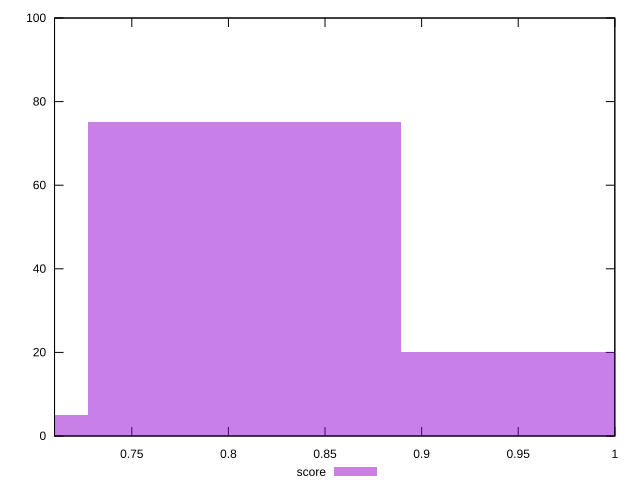

Write the gnuplot code that produced this figure.
reset

$score <<EOF
0.8082830723734198 75
0.9699396868481038 20
0.6466264578987359 5
EOF

set key outside below
set boxwidth 0.16165661447468396
set xrange [0.71:1]
set yrange [0:100]
set trange [0:100]
set style fill transparent solid 0.5 noborder
set terminal svg size 640, 490 enhanced background rgb 'white'
set output "report_00014_2021-02-09T15:56:05.503Z/uses-rel-preconnect/samples/pages+cached+noadtech+nomedia+nocss/score/histogram.svg"

plot $score title "score" with boxes

reset
